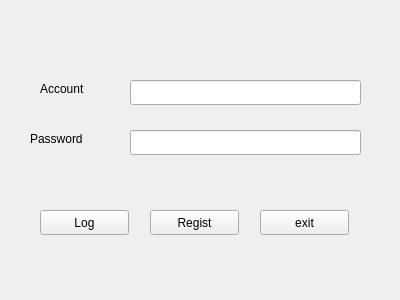
<?xml version="1.0" encoding="UTF-8"?>
<ui version="4.0">
 <class>LogWidget</class>
 <widget class="QWidget" name="LogWidget">
  <property name="geometry">
   <rect>
    <x>0</x>
    <y>0</y>
    <width>400</width>
    <height>300</height>
   </rect>
  </property>
  <property name="minimumSize">
   <size>
    <width>400</width>
    <height>300</height>
   </size>
  </property>
  <property name="windowTitle">
   <string>LogWidget</string>
  </property>
  <widget class="QPushButton" name="logButton">
   <property name="geometry">
    <rect>
     <x>40</x>
     <y>210</y>
     <width>89</width>
     <height>25</height>
    </rect>
   </property>
   <property name="text">
    <string>Log</string>
   </property>
  </widget>
  <widget class="QPushButton" name="registButton">
   <property name="geometry">
    <rect>
     <x>150</x>
     <y>210</y>
     <width>89</width>
     <height>25</height>
    </rect>
   </property>
   <property name="text">
    <string>Regist</string>
   </property>
  </widget>
  <widget class="QPushButton" name="exitButton">
   <property name="geometry">
    <rect>
     <x>260</x>
     <y>210</y>
     <width>89</width>
     <height>25</height>
    </rect>
   </property>
   <property name="text">
    <string>exit</string>
   </property>
  </widget>
  <widget class="QLabel" name="accountLabel">
   <property name="geometry">
    <rect>
     <x>40</x>
     <y>80</y>
     <width>67</width>
     <height>17</height>
    </rect>
   </property>
   <property name="text">
    <string>Account</string>
   </property>
  </widget>
  <widget class="QLabel" name="passwordLabel">
   <property name="geometry">
    <rect>
     <x>30</x>
     <y>130</y>
     <width>67</width>
     <height>17</height>
    </rect>
   </property>
   <property name="text">
    <string>Password</string>
   </property>
  </widget>
  <widget class="QLineEdit" name="accountEdit">
   <property name="geometry">
    <rect>
     <x>130</x>
     <y>80</y>
     <width>231</width>
     <height>25</height>
    </rect>
   </property>
  </widget>
  <widget class="QLineEdit" name="passwordEdit">
   <property name="geometry">
    <rect>
     <x>130</x>
     <y>130</y>
     <width>231</width>
     <height>25</height>
    </rect>
   </property>
  </widget>
 </widget>
 <layoutdefault spacing="6" margin="11"/>
 <resources/>
 <connections/>
</ui>
